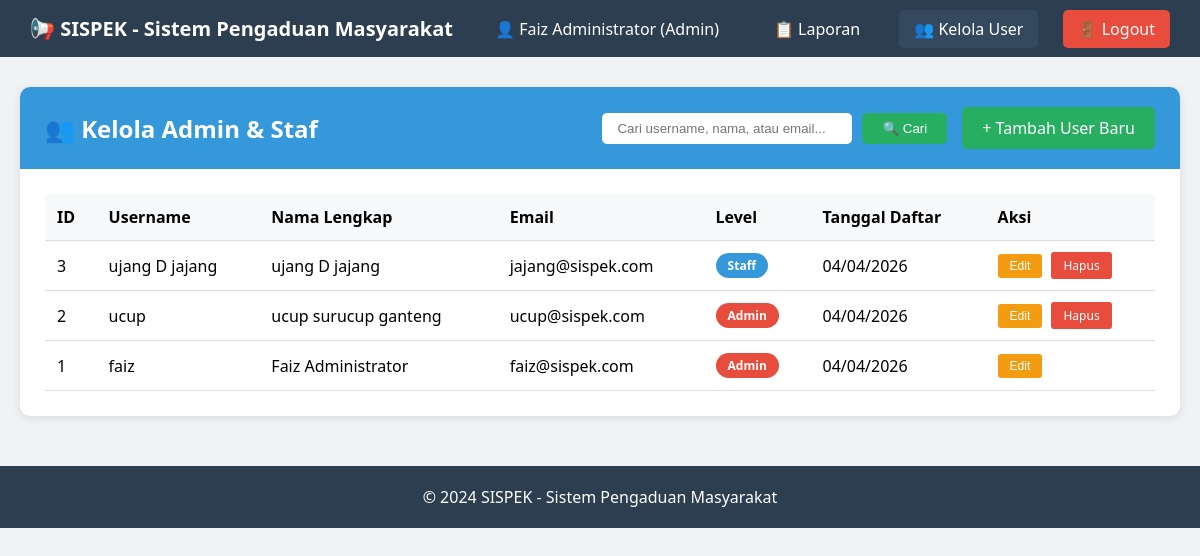
The page /pengaduan_masyarakat/admin/kelola_admin.php (signed in) on the database its author committed.
### tables this page shows
CREATE TABLE `users` (
  `id_user` int(11) NOT NULL,
  `username` varchar(50) NOT NULL,
  `password` varchar(255) NOT NULL,
  `nama_lengkap` varchar(100) NOT NULL,
  `email` varchar(100) NOT NULL,
  `level` enum('admin','staff') NOT NULL DEFAULT 'staff',
  `created_at` timestamp NOT NULL DEFAULT current_timestamp()
);

### pengaduan_masyarakat/admin/kelola_admin.php (the view, shortened to what this page needs)
<?php
require_once '../config.php';
$search = $_GET['search'] ?? '';
$where = "";
$sql = "SELECT * FROM users $where ORDER BY created_at DESC";
$stmt = $koneksi->prepare($sql);
$stmt->execute();
$result = $stmt->get_result();
$users = $result->fetch_all(MYSQLI_ASSOC);
?>
<!DOCTYPE html>
<html lang="id">
<head>
</head>
<body>
    <div class="navbar">
        <h1>📢 SISPEK - Sistem Pengaduan Masyarakat</h1>
        <div class="user-info">
            <span>👤 <?php echo $_SESSION['nama_lengkap']; ?> (Admin)</span>
            <div class="nav-links">
                <a href="dashboard.php">📋 Laporan</a>
                <a href="kelola_admin.php" class="active">👥 Kelola User</a>
                <a href="logout.php" class="btn-logout">🚪 Logout</a>
            </div>
        </div>
    </div>
    <div class="container">
        <div class="card">
            <div class="card-header">
                <h2>👥 Kelola Admin & Staf</h2>
                <div style="display: flex; gap: 15px; flex-wrap: wrap;">
                    <form method="GET" class="search-form">
                        <input type="text" name="search" placeholder="Cari username, nama, atau email..." value="<?php echo htmlspecialchars($search); ?>">
                        <button type="submit">🔍 Cari</button>
                    </form>
                    <a href="registrasi.php" class="btn-add">+ Tambah User Baru</a>
                </div>
            </div>
            <div class="card-body">
                <?php if (count($users) > 0): ?>
                    <table>
                        <thead>
                            <tr>
                                <th>ID</th>
                                <th>Username</th>
                                <th>Nama Lengkap</th>
                                <th>Email</th>
                                <th>Level</th>
                                <th>Tanggal Daftar</th>
                                <th>Aksi</th>
                            </tr>
                        </thead>
                        <tbody>
                            <?php foreach ($users as $user): ?>
                            <tr>
                                <td><?php echo $user['id_user']; ?></td>
                                <td><?php echo htmlspecialchars($user['username']); ?></td>
                                <td><?php echo htmlspecialchars($user['nama_lengkap']); ?></td>
                                <td><?php echo htmlspecialchars($user['email']); ?></td>
                                <td>
                                    <span class="badge <?php echo $user['level'] == 'admin' ? 'badge-admin' : 'badge-staff'; ?>">
                                        <?php echo $user['level'] == 'admin' ? 'Admin' : 'Staff'; ?>
                                    </span>
                                </td>
                                <td><?php echo date('d/m/Y', strtotime($user['created_at'])); ?></td>
                                <td>
                                    <button class="btn-edit" onclick="openEditModal(
                                        <?php echo $user['id_user']; ?>,
                                        '<?php echo htmlspecialchars($user['username']); ?>',
                                        '<?php echo htmlspecialchars($user['nama_lengkap']); ?>',
                                        '<?php echo htmlspecialchars($user['email']); ?>',
                                        '<?php echo $user['level']; ?>'
                                    )">Edit</button>
                                    <?php if ($user['id_user'] != $_SESSION['user_id']): ?>
                                        <a href="?hapus=<?php echo $user['id_user']; ?>" class="btn-delete" onclick="return confirm('Yakin ingin menghapus user ini?')">Hapus</a>
                                    <?php endif; ?>
                                </td>
                            </tr>
                            <?php endforeach; ?>
                        </tbody>
                    </table>
                <?php else: ?>
                    <p style="text-align: center; padding: 40px;">Tidak ada data user.</p>
                <?php endif; ?>
            </div>
        </div>
    </div>
    <footer>
        <p>&copy; 2024 SISPEK - Sistem Pengaduan Masyarakat</p>
    </footer>
</body>
</html>

### pengaduan_masyarakat/admin/kelola_admin.php (style rules this page uses)
* { margin: 0; padding: 0; box-sizing: border-box; }
body { font-family: 'Segoe UI', Arial, sans-serif; background: #f0f2f5; }
.navbar { background: #2c3e50; color: white; padding: 15px 30px; display: flex; justify-content: space-between; align-items: center; flex-wrap: wrap; }
.navbar h1 { font-size: 20px; }
.user-info { display: flex; align-items: center; gap: 20px; }
.nav-links a { color: white; text-decoration: none; margin-left: 20px; padding: 8px 15px; border-radius: 5px; }
.nav-links a:hover, .nav-links a.active { background: #34495e; }
.btn-logout { background: #e74c3c; color: white; padding: 8px 15px; border: none; border-radius: 5px; cursor: pointer; text-decoration: none; }
.container { max-width: 1300px; margin: 30px auto; padding: 0 20px; }
.card { background: white; border-radius: 10px; box-shadow: 0 2px 10px rgba(0,0,0,0.1); overflow: hidden; }
.card-header { background: #3498db; color: white; padding: 20px 25px; display: flex; justify-content: space-between; align-items: center; flex-wrap: wrap; gap: 15px; }
.card-header h2 { margin-bottom: 0; }
.btn-add { background: #27ae60; color: white; padding: 10px 20px; border: none; border-radius: 5px; cursor: pointer; text-decoration: none; }
.search-form { display: flex; gap: 10px; align-items: center; flex-wrap: wrap; }
.search-form input { padding: 8px 15px; border: none; border-radius: 5px; width: 250px; }
.search-form button { padding: 8px 20px; background: #27ae60; color: white; border: none; border-radius: 5px; cursor: pointer; }
.card-body { padding: 25px; overflow-x: auto; }
table { width: 100%; border-collapse: collapse; }
th, td { padding: 12px; text-align: left; border-bottom: 1px solid #ddd; }
th { background: #f8f9fa; font-weight: bold; }
.badge { padding: 4px 12px; border-radius: 20px; font-size: 12px; font-weight: bold; display: inline-block; }
.badge-admin { background: #e74c3c; color: white; }
.badge-staff { background: #3498db; color: white; }
.btn-edit { background: #f39c12; color: white; padding: 5px 12px; border: none; border-radius: 3px; cursor: pointer; font-size: 12px; margin-right: 5px; }
.btn-delete { background: #e74c3c; color: white; padding: 5px 12px; border: none; border-radius: 3px; cursor: pointer; font-size: 12px; text-decoration: none; }
footer { text-align: center; padding: 20px; background: #2c3e50; color: white; margin-top: 50px; }

### rows shown on the page
users: id_user "3", username "ujang D jajang", nama_lengkap "ujang D jajang", email "jajang@sispek.com", level "Staff", created_at "04/04/2026"
users: id_user "2", username "ucup", nama_lengkap "ucup surucup ganteng", email "ucup@sispek.com", level "Admin", created_at "04/04/2026"
users: id_user "1", username "faiz", nama_lengkap "Faiz Administrator", email "faiz@sispek.com", level "Admin", created_at "04/04/2026"

### other values the page prints
$_SESSION['nama_lengkap'] "Faiz Administrator"
